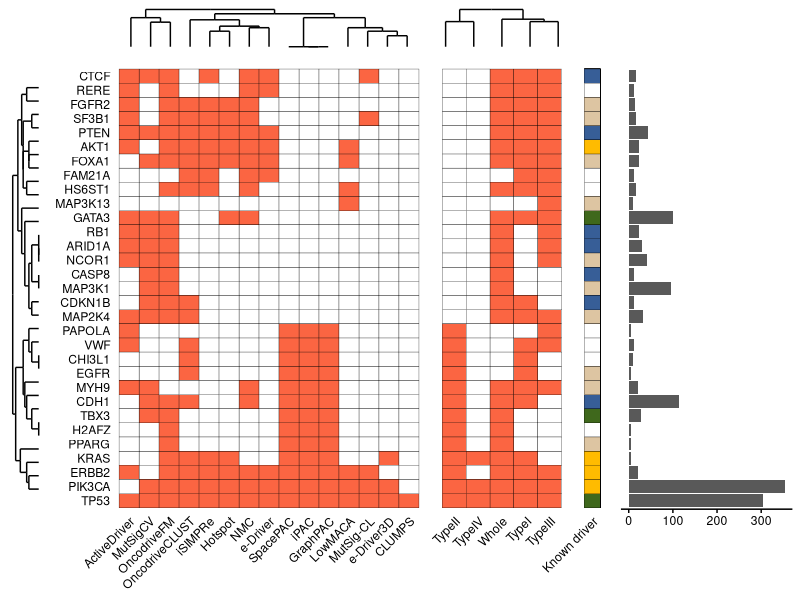

The R source for this figure:
library (ggplot2)
library (pheatmap)
library (reshape2)
library (gridExtra)
library (gplots)
library (ggdendro)
library (grid)

#NOW WE GO FOR PART "B"

pipeline.res <- read.table ("../raw_data/matrix_brca.txt", sep = "\t", header = TRUE, check.names = FALSE)

#THIS ADJUSTS THE ORDER OF THE "MODE OF ACTION" LEGEND
pipeline.res$Mode <- factor (pipeline.res$Mode, levels = c ("OG", "TSG", "OG/TSG", "Unk", "N/A"))

#WE SUBSET TO THE FRACTION OF GENES WE WANT
#I LIMITED THE PLOT TO GENES DETECTED BY FIVE OR MORE METHODS, OR KNOWN DRIVER GENES IN THAT TISSUE DETECTED AT LEAST ONCE
#FEEL FREE TO ADJUST TO ADD OTHER GENES
pipe.sig <- subset (pipeline.res, Detected > 3 | (Detected > 0 & KnownDriver != "No"))

#SUBSET ONLY THE PART WE WANT
mat.plot <- pipe.sig[,c ("Gene", "MutSigCV", "OncodriveFM", "OncodriveCLUST", "NMC", "MutSig-CL", "e-Driver", "e-Driver3D", "iPAC", "GraphPAC", "SpacePAC", "CLUMPS", "iSIMPRe", "ActiveDriver", "Hotspot", "LowMACA")]
mat.melt <- melt (mat.plot)

#BINARIZE THE PREDICTIONS INSTEAD OF P-VALS
mat.melt$value <- ifelse (mat.melt$value < 0.05, 1, 0)

#RE-CREATE THE MATRIX
mat.plot <- acast (mat.melt, Gene ~ variable, value.var = "value")

#CALC THE CLUSTERING FOR THE METHODS AND GET THE DENDROGRAM
model.meth <- hclust (dist (t(mat.plot)))
dhc.meth <- as.dendrogram (model.meth)
ddata.meth <- dendro_data (dhc.meth, type = "rectangle")
dendro.meth <- ggplot (segment (ddata.meth)) + geom_segment (aes (x = x, y = y, xend = xend, yend = yend)) + theme (panel.background = element_blank(), axis.text = element_blank(), axis.ticks = element_blank(), axis.title = element_blank())

#CALC THE CLUSTERING FOR THE GENES AND GET THE DENDROGRAM
model.gene <- hclust (dist (mat.plot))
dhc.gene <- as.dendrogram (model.gene)
ddata.gene <- dendro_data (dhc.gene, type = "rectangle")
dendro.gene <- ggplot (segment (ddata.gene)) + geom_segment (aes (x = -x, y = -y, xend = -xend, yend = -yend)) + theme (panel.background = element_blank(), axis.text = element_blank(), axis.ticks = element_blank(), axis.title = element_blank()) + coord_flip ()

#RE-ORDER THE GENES
pipe.sig$Gene <- factor (pipe.sig$Gene, levels = rev(rownames (mat.plot)[model.gene$order]))
pipe.melt <- melt (pipe.sig)
pipe.npat <- pipe.melt

#BINARIZE THE PREDICTIONS INSTEAD OF P-VALS
pipe.melt$value <- ifelse (pipe.melt$value < 0.05, "Yes", "No")

#RE-ORDER THE METHODS
methods.sorted <- colnames (mat.plot)[model.meth$order]
methods.sorted[16] <- "NPat"
methods.sorted[17] <- "Detected"
pipe.melt$variable <- factor (pipe.melt$variable, levels = methods.sorted)

#PREPARE THE PLOTS
heat.plot <- ggplot (subset (pipe.melt, !(variable %in% c("NPat", "Detected"))), aes (x = variable, y = Gene)) + geom_tile (aes (fill = value), color = "black") + theme (axis.text = element_text (color = "black"), axis.text.x = element_text (angle = 45, hjust = 1), axis.ticks = element_blank(), axis.line = element_blank(), panel.background = element_blank(), axis.title = element_blank(), legend.position = "none") + scale_fill_manual (name = "Detected", values = c("white", "#FB6542"))
npat.plot <- ggplot (subset (pipe.npat, variable == "NPat"), aes (x = Gene, y = value)) + geom_bar (stat = "identity") + coord_flip() + theme (axis.text.y = element_blank(), axis.ticks.y = element_blank(), axis.title = element_blank(), axis.text.x = element_text (color = "black"), axis.ticks.x = element_line (color = "black"), axis.line.x = element_line (color = "black"), panel.background = element_blank())
known.plot <- ggplot (pipe.melt, aes (x = "Known driver", y = Gene)) + geom_tile (aes (fill = Mode), color = "black") + theme (axis.text.y = element_blank(), axis.ticks = element_blank(), axis.title = element_blank(), axis.text.x = element_text (color = "black", angle = 45, hjust = 1), legend.position = "none", panel.background = element_blank()) + scale_fill_manual (values = c ("#FFBB00", "#375E97", "#3F681C", "#DDC5A2", "white"))
empty.plot <- rectGrob(gp=gpar(col="white"))

#CREATE THE SUMMARY PER CATEGORIES
pipeline.back <- pipeline.res
pipeline.back$Whole <- apply (pipeline.res[,c("OncodriveFM", "MutSigCV")], 1, min)
pipeline.back$TypeI <- apply (pipeline.res[,c("NMC", "OncodriveCLUST", "MutSig-CL", "Hotspot", "iSIMPRe")], 1, min)
pipeline.back$TypeII <- apply (pipeline.res[,c("GraphPAC", "iPAC", "SpacePAC", "CLUMPS")], 1, min)
pipeline.back$TypeIII <- apply (pipeline.res[,c("ActiveDriver", "e-Driver", "LowMACA")], 1, min)
pipeline.back$TypeIV <- pipeline.res$'e-Driver3D'

pipe.back.sig <- subset (pipeline.back, Detected > 3 | (Detected > 0 & KnownDriver != "No"))

mat.back.plot <- pipe.back.sig[,c ("Gene", "Whole", "TypeI", "TypeII", "TypeIII", "TypeIV")]
mat.back.melt <- melt (mat.back.plot)
mat.back.melt$value <- ifelse (mat.back.melt$value < 0.05, 1, 0)
mat.back.plot <- acast (mat.back.melt, Gene ~ variable, value.var = "value")

#CALC DENDROGRAM FROM CATEGORIES
model.type <- hclust (dist (t(mat.back.plot)))
dhc.type <- as.dendrogram (model.type)
ddata.type <- dendro_data (dhc.type, type = "rectangle")
dendro.type <- ggplot (segment (ddata.type)) + geom_segment (aes (x = x, y = y, xend = xend, yend = yend)) + theme (panel.background = element_blank(), axis.text = element_blank(), axis.ticks = element_blank(), axis.title = element_blank())

pipe.back.sig$Gene <- factor (pipe.back.sig$Gene, levels = rev(rownames (mat.plot)[model.gene$order]))
pipe.back.melt <- melt (pipe.back.sig[,c ("Gene", "Whole", "TypeI", "TypeII", "TypeIII", "TypeIV", "NPat", "Detected", "KnownDriver")])
pipe.back.melt$value <- ifelse (pipe.back.melt$value < 0.05, "Yes", "No")

#ORDER CATEGORIES
types.sorted <- colnames (mat.back.plot)[model.type$order]
types.sorted[6] <- "NPat"
types.sorted[7] <- "Detected"
pipe.back.melt$variable <- factor (pipe.back.melt$variable, levels = types.sorted)

#CREATE THE PLOT FOR THE CATEGORIES
type.plot <- ggplot (subset (pipe.back.melt, !(variable %in% c("NPat", "Detected"))), aes (x = variable, y = Gene)) + geom_tile (aes (fill = value), color = "black") + theme (axis.text = element_text (color = "black"), axis.text.x = element_text (angle = 45, hjust = 1), axis.ticks = element_blank(), axis.line = element_blank(), panel.background = element_blank(), axis.title = element_blank(), legend.position = "none") + scale_fill_manual (name = "Detected", values = c("white", "#FB6542")) + theme (axis.text.y = element_blank())

#ADJUST HEIGHTS OF THE METHODS
gA=ggplot_gtable(ggplot_build(heat.plot))
gB=ggplot_gtable(ggplot_build(type.plot))
gC=ggplot_gtable(ggplot_build(known.plot))
gD=ggplot_gtable(ggplot_build(npat.plot))
gE=ggplot_gtable(ggplot_build(dendro.gene))
maxHeight = grid::unit.pmax(gA$heights, gB$heights, gC$heights, gD$heights, gE$heights)
gA$heights <- as.list(maxHeight)
gB$heights <- as.list(maxHeight)
gC$heights <- as.list(maxHeight)
gD$heights <- as.list(maxHeight)
gE$heights <- as.list(maxHeight)

gF=ggplot_gtable(ggplot_build(dendro.meth))
gG=ggplot_gtable(ggplot_build(dendro.type))

maxWidth = grid::unit.pmax(gA$widths, gF$widths)
gA$widths <- as.list(maxWidth)
gF$widths <- as.list(maxWidth)

maxWidth = grid::unit.pmax(gB$widths, gG$widths)
gB$widths <- as.list(maxWidth)
gG$widths <- as.list(maxWidth)

#ARRANGE IT ALL
grid.arrange (empty.plot, gF, gG, empty.plot, empty.plot, gE, gA, gB, gC, gD, nrow = 2, widths = c (1/10, 4/5, 3/10, 2/25, 2/5), heights = c (1/10, 9/10))
